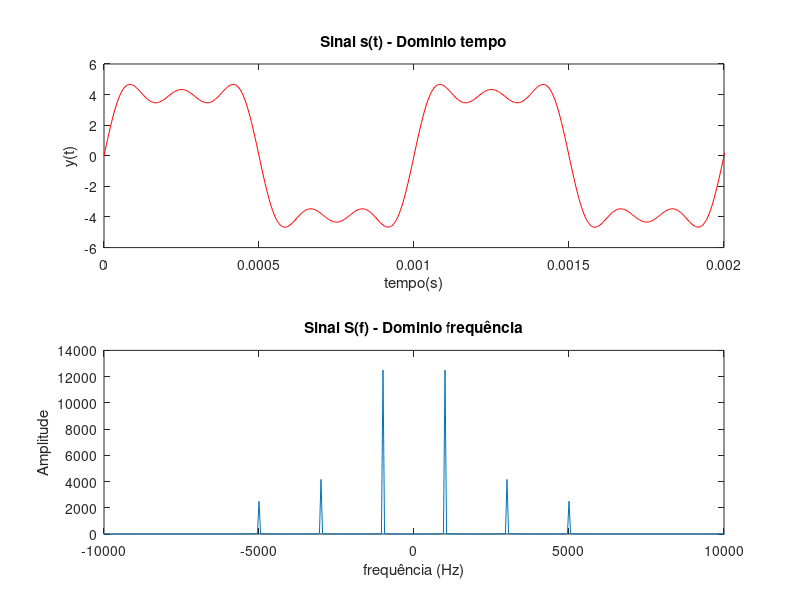
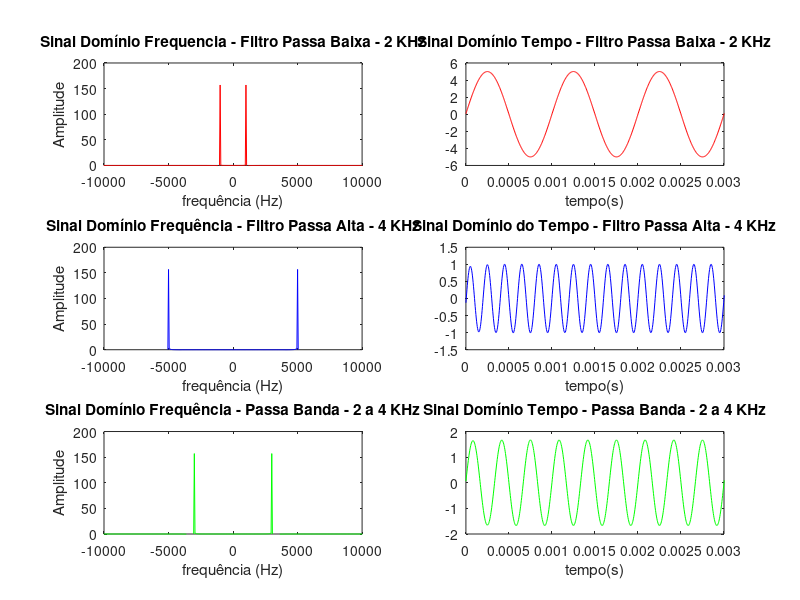
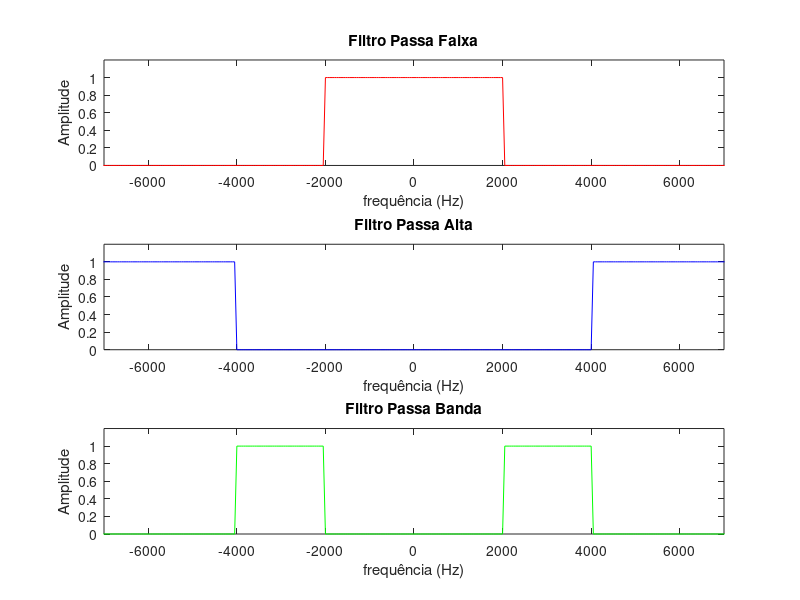

These charts were generated, in order, by the following MATLAB code:
%Exercício 02:

A = 5;
f = 5000;
n = 50;                     		%fator de super amostra deve de ser duas vezes a frequencia
n_periodo = 100;            	%numeros de per?odos a ser apresentados na tela
fs = n*f;                   		%frequencia de amostragem
t_final = n_periodo*(1/f); 	 %numero de periodos * periodo
ts = 1/fs;             
t = [0:ts:t_final];         		%vetor de tempo

y = A*sin(2*pi*f/5*t) + A/3*sin(2*pi*3000*t) + A/5*sin(2*pi*f*t);

%domínio do tempo
figure(1)
subplot(2,1,1);
plot(t,y, 'r');
xlim([0 2e-3])
ylabel('y(t)');
xlabel('tempo(s)');
title('Sinal s(t) - Dominio tempo');

%dominio da frequ?ncia
Y = fftshift(fft(y));
passo_f = 1/t_final;
f = [-fs/2 : passo_f : fs/2];
subplot(2,1,2);
plot(f, abs(Y));
xlim([-1e4 1e4]);
ylabel('Amplitude');
xlabel('frequência (Hz)');
title('Sinal S(f) - Dominio frequência');

%Passa baixa (frequ?ncia de corte em 2kHz)
n_filtro_pb = fs/passo_f;
intervalo_filtro = fs/n_filtro_pb;

figure(2)
n_PB = [zeros(1, 2460) ones(1, 81) zeros(1, 2460)];
Y_filtrado_PB = n_PB.*Y;
subplot(3,2,1)
plot(f, Y_filtrado_PB, 'r')
xlim([-1e4 1e4])
title('Sinal Domínio Frequencia - Filtro Passa Baixa - 2 KHz')
ylabel('Amplitude');
xlabel('frequência (Hz)');
ylim([0,200])

subplot(3,2,2);
y_PB = ifft(ifftshift(Y_filtrado_PB));
plot(t, y_PB, 'r');
xlabel('tempo(s)');
title('Sinal Domínio Tempo - Filtro Passa Baixa - 2 KHz');
xlim([0, 3e-3])

%Passa alta(frequ?ncia de corte acima de 4kHz)
n_PA = [ ones(1, 2420) zeros(1, 161) ones(1, 2420)];
subplot(3,2,3)
Y_filtrado_PA = n_PA.*Y;
plot(f, Y_filtrado_PA, 'b');
title('Sinal Domínio Frequência - Filtro Passa Alta - 4 KHz')
ylabel('Amplitude');
xlabel('frequência (Hz)');
ylim([0,200]);
xlim([-1e4 1e4])

subplot(3,2,4);
y_PA = ifft(ifftshift(Y_filtrado_PA));
plot(t, y_PA, 'b');
xlabel('tempo(s)');
title('Sinal Domínio do Tempo - Filtro Passa Alta - 4 KHz');
xlim([0, 3e-3])

%Passa banda (frequ?ncia de corte entre 2 e 4kHz)
n_PBanda = ([zeros(1,2420) ones(1,40) zeros(1, 81) ones(1, 40) zeros(1, 2420)]);
subplot(3,2,5);
Y_filtrado_PBanda = n_PBanda.*Y;
plot(f, Y_filtrado_PBanda, 'g');
title('Sinal Domínio Frequência - Passa Banda - 2 a 4 KHz')
ylabel('Amplitude');
xlabel('frequência (Hz)');
ylim([0,200]);
xlim([-1e4 1e4]);

subplot(3,2,6);
y_PBanda = ifft(ifftshift(Y_filtrado_PBanda));
plot(t, y_PBanda, 'g');
xlabel('tempo(s)');
title('Sinal Domínio Tempo - Passa Banda - 2 a 4 KHz');
xlim([0, 3e-3])

%plotagem dos filtros
figure(4)
subplot(3,1,1)
plot(f, n_PB, 'r');
title('Filtro Passa Faixa')
ylabel('Amplitude');
xlabel('frequência (Hz)');
ylim([0 1.2]);
xlim([-7000 7000])

subplot(3,1,2)
plot(f, n_PA, 'b');
title('Filtro Passa Alta')
ylabel('Amplitude');
xlabel('frequência (Hz)');
ylim([0 1.2]);
xlim([-7000 7000])

subplot(3,1,3)
plot(f, n_PBanda, 'g');
title('Filtro Passa Banda')
ylabel('Amplitude');
xlabel('frequência (Hz)');
ylim([0 1.2]);
xlim([-7000 7000])
